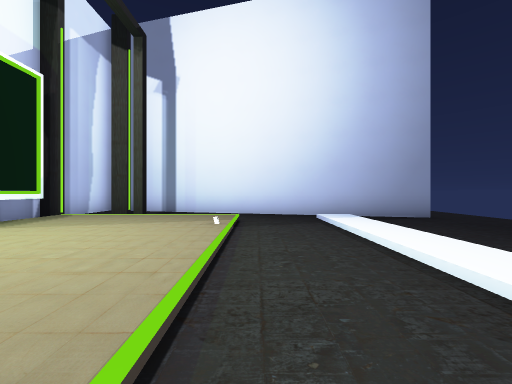
view 1 (above)

12 first-person views from a walk through a level from a Godot 3-D game. The camera is 1.4 m above the floor, looks level and sees 90° across. The floor is counted in squares, 2 m on a side. Each view is taken from the middle of a square. On the plan, view 1 faces up. The plan holds only what a view shows up to about 9 squares ahead; the rest is blank.

view 2
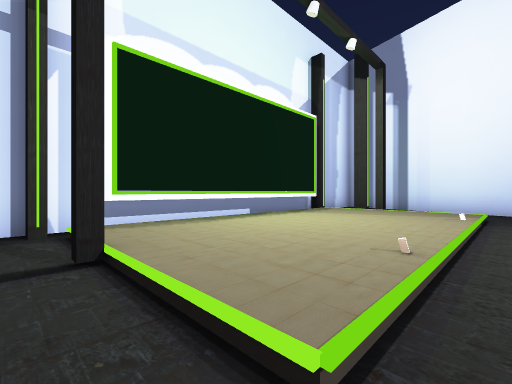

view 3
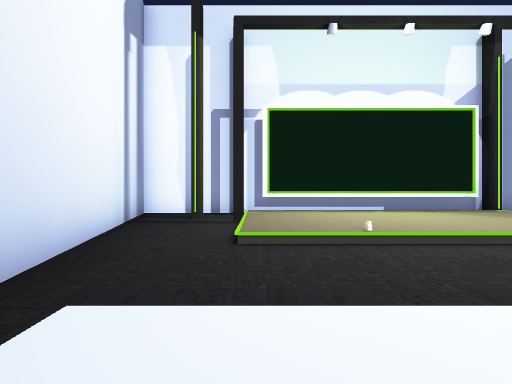

view 4
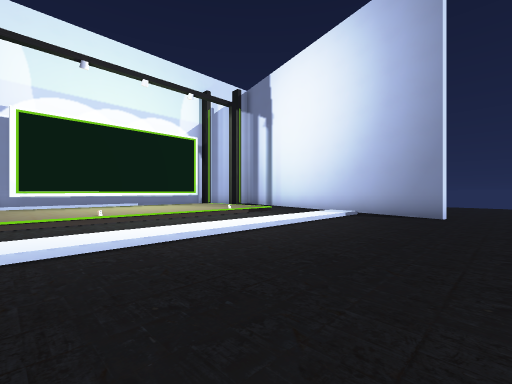

view 5
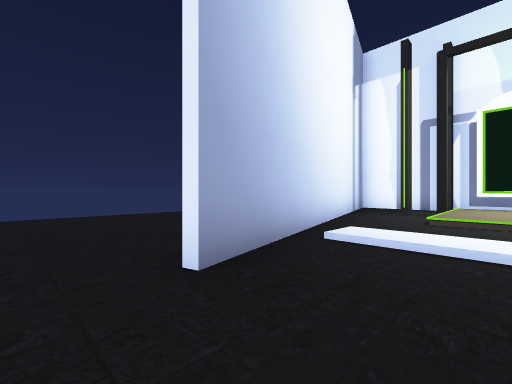

view 6
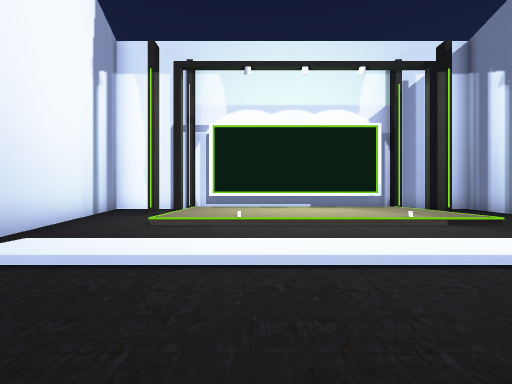

view 7
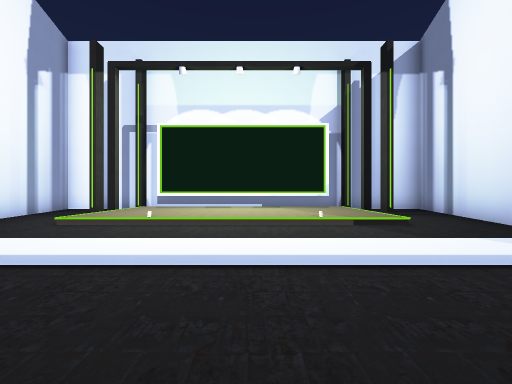

view 8
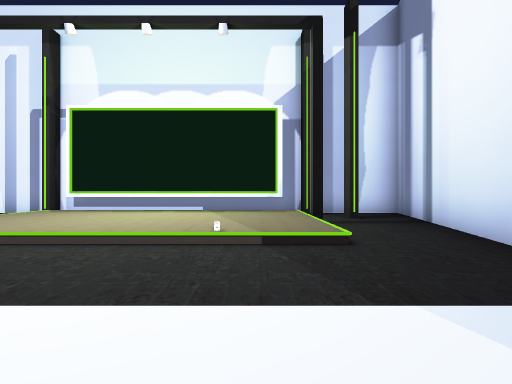

view 9
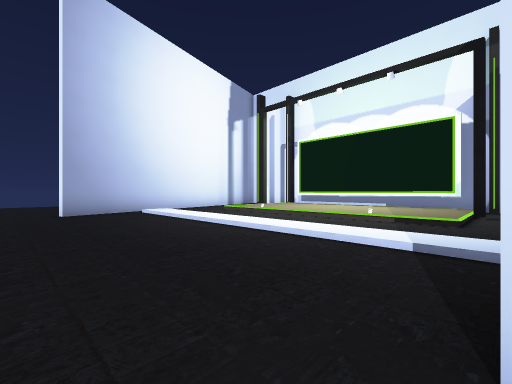

view 10
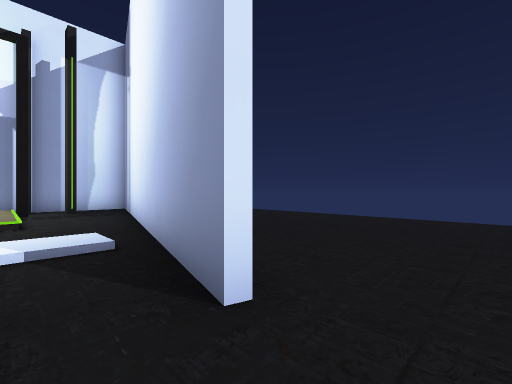

view 11
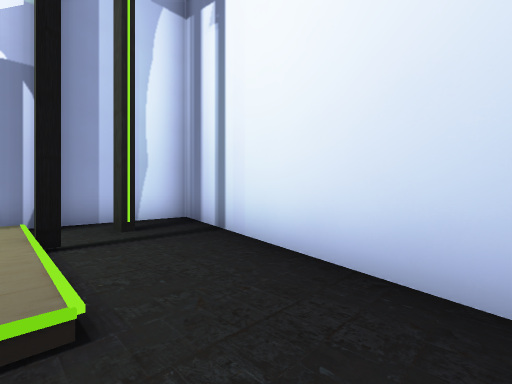

view 12
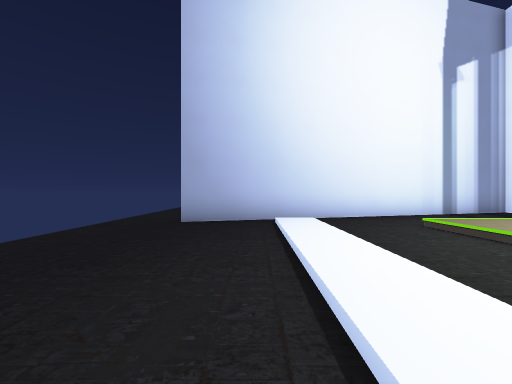

### Floor plan
Key: @ floor where view 1 was taken; # wall or solid block; . main floor; : floor 0.25 m higher than the main floor; / step, stairs or slope.
Columns run from 6 left of view 1 to 6 right of it. Each row starts with its distance up from view 1.
 13       .......
 12       .......
 11        ......
 10 ##      .....
  9 ######   ....
  8 #....#####...
  7 ###...../##..
  6 #.:#::..:....
  5 ##::::..:....
  4  #::::..:....
  3  #::::..:....
  2  #::::..:....
  1  #::::..:....
  0 ##::::@.:....
 -1 #.::::..:....
 -2 ##.#..../##..
 -3 ###..#####...
 -4 ######    ...
 -5 ###      ....
 -6          ....
 -7         .....
 -8         .....

Positions as (right, up) in squares from view 1, and headings:
1: (0, 0), facing up
2: (0, -2), facing up-left
3: (3, -1), facing left
4: (6, -1), facing up-left
5: (6, 0), facing down-left
6: (5, 1), facing left
7: (5, 3), facing left
8: (3, 5), facing left
9: (6, 7), facing down-left
10: (6, 6), facing up-left
11: (1, 6), facing up-left
12: (3, 4), facing down
